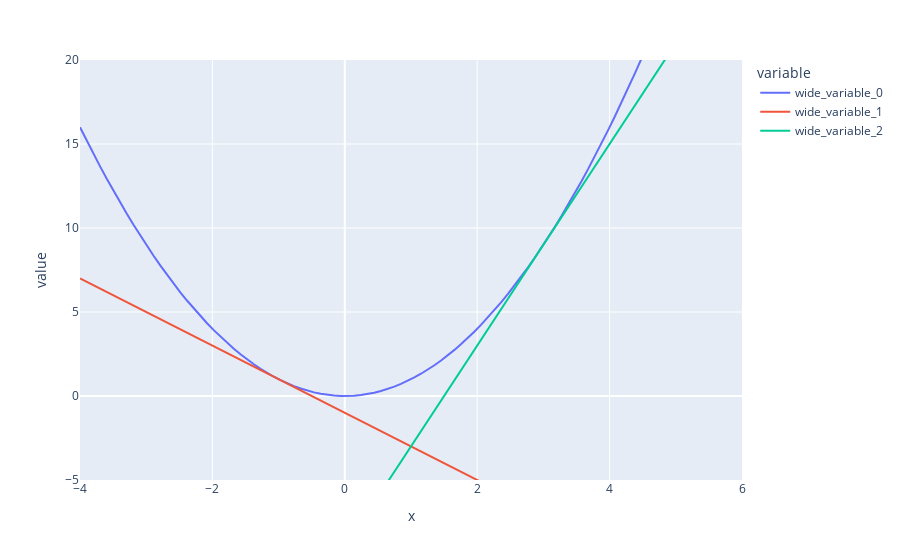

The cell this chart's notebook holds for it:
### Code cell
fig = px.line(x=x, y=[f(x), g(x), h(x)])
fig.update_yaxes(range=[-5, 20])
fig.show()
